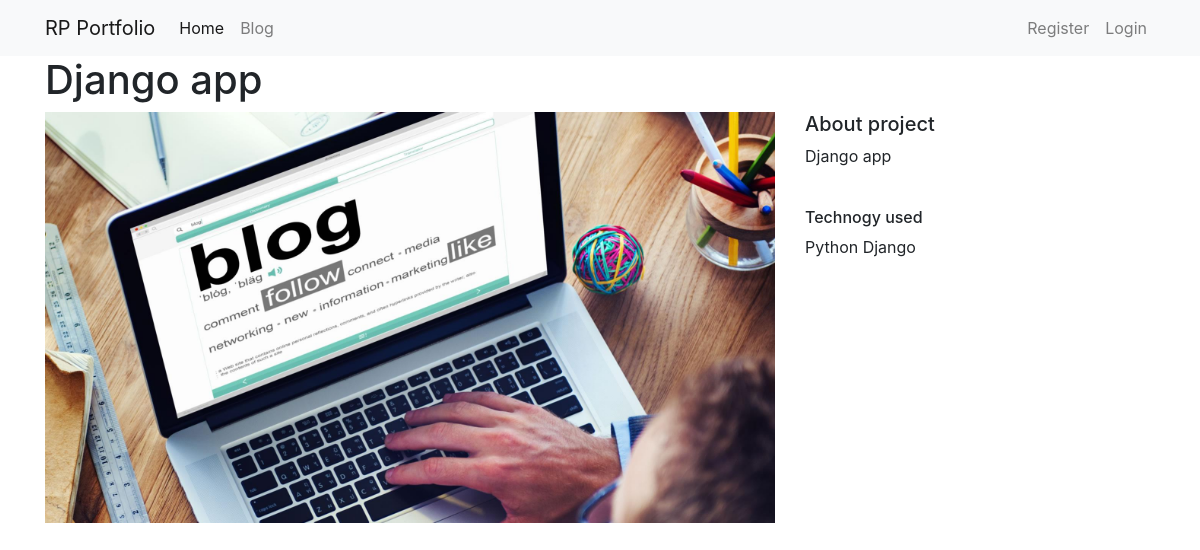
/projects/1/, run on the app's committed database.
### projects/models.py (models this page shows)
class Project(models.Model):
	title=models.CharField(max_length=70)
	description=models.TextField()
	technology=models.CharField(max_length=30)
	image=models.FilePathField(path="/img")

### projects/views.py (the view)
# urls.py: path("<int:pk>/",views.project_detail, name="project_detail"),
def project_detail(request, pk):
	project_detail=Project.objects.get(pk=pk)
	context={
		'project':project_detail
	}
	return render(request, 'detail_page.html', context)

### projects/templates/detail_page.html
{% extends "base.html" %}
{% load static %}
{% block page_content %}
<h1>{{ project.title }}</h1>
<div class="row">
	<div class="col-md-8">
		<img src="{% static project.image %}" width="100%">
	</div>
	<div class="col-md-4">
		<h5>About project</h5>
		<p>{{ project.title }}</p><br>
		<h6>Technogy used</h6>
		<p>{{ project.technology }} </p>
	</div>
</div>
{% endblock %}

### data on the page
Project: title "Django app", image (picture), technology "Python Django"
